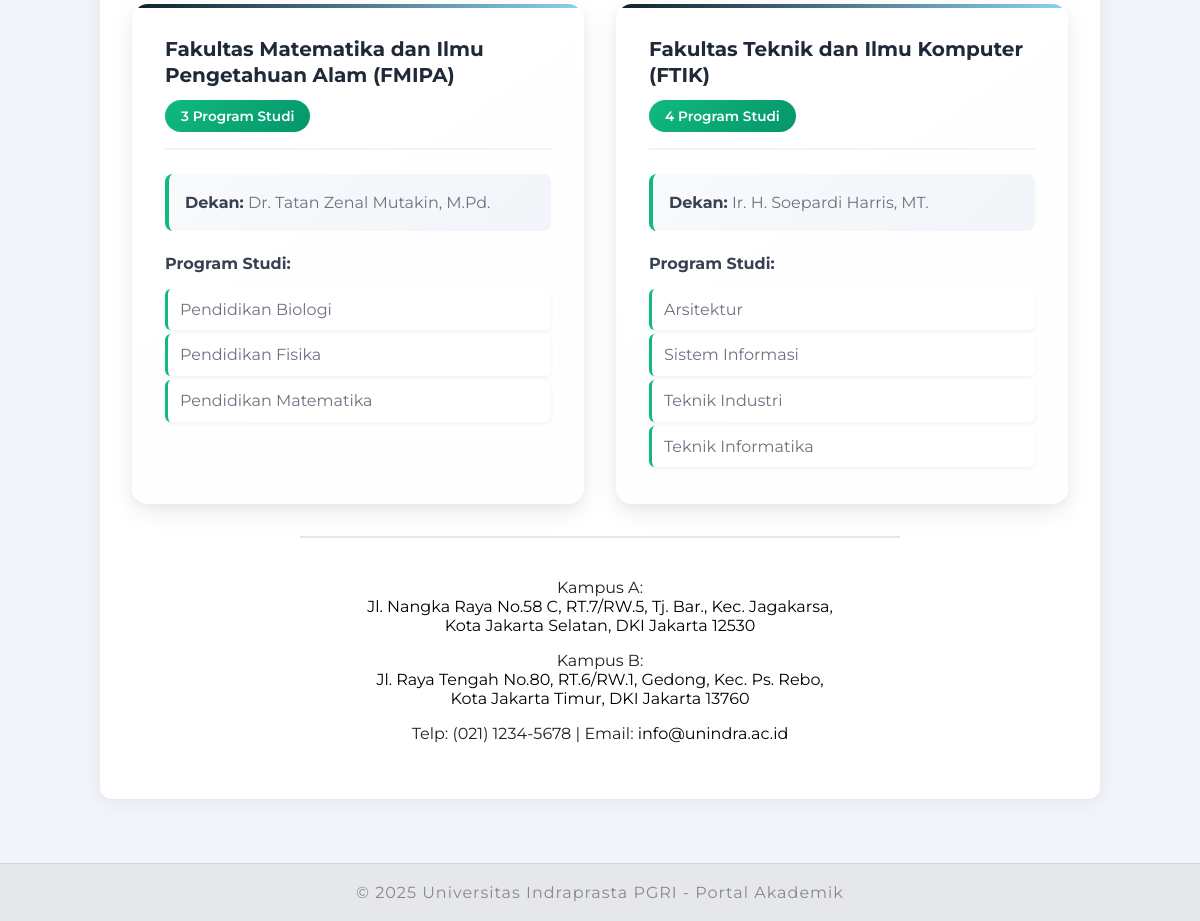
The page /profile.php (lower part) on the database as committed earlier.
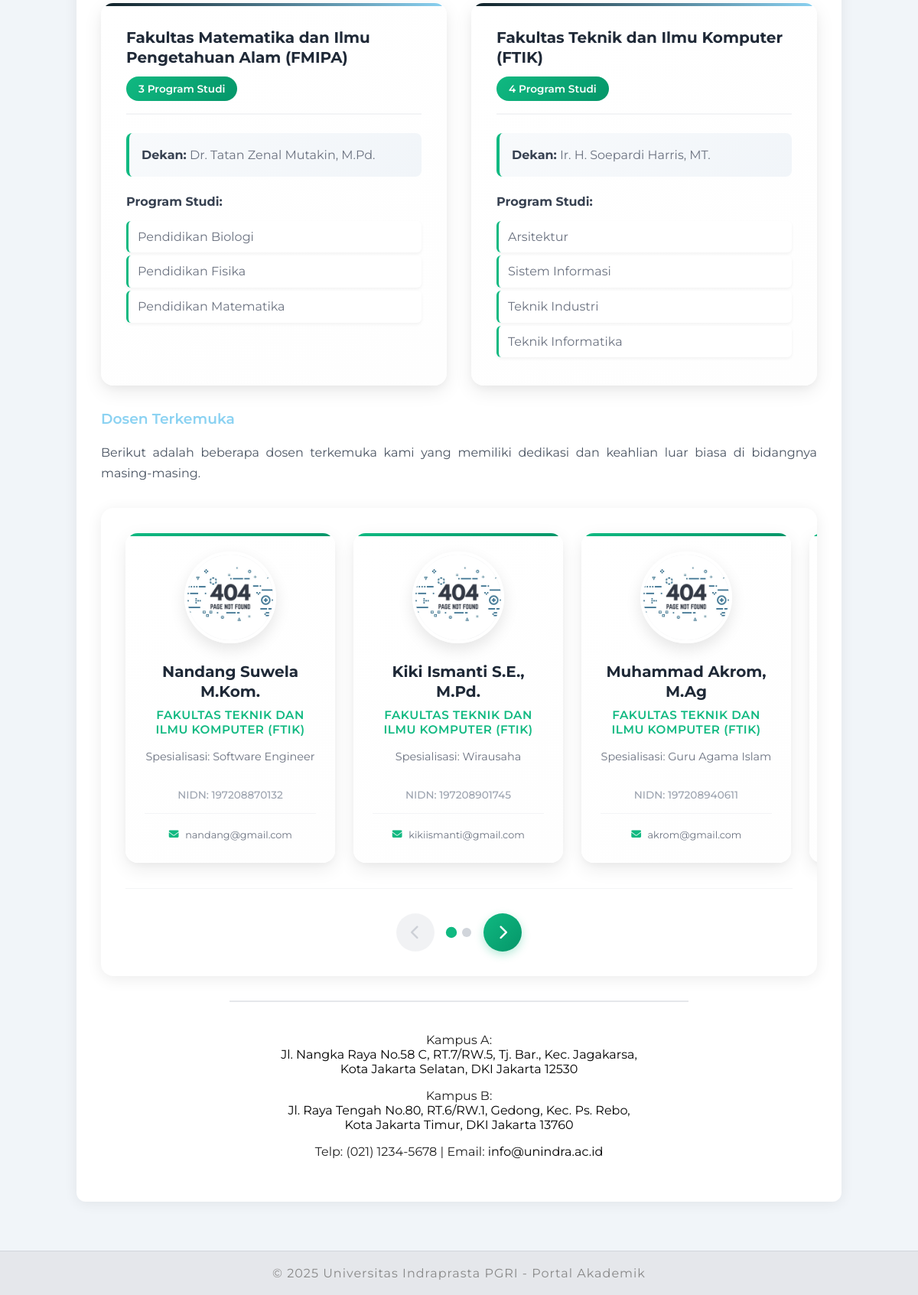
The same page on the database as committed later.
### tables this page shows
CREATE TABLE `fakultas` (
  `id` int(11) NOT NULL,
  `nama` varchar(100) NOT NULL,
  `dekan` varchar(100) DEFAULT NULL,
  `created_at` datetime DEFAULT current_timestamp()
);

CREATE TABLE `program_studi` (
  `id` int(11) NOT NULL,
  `nama` varchar(100) NOT NULL,
  `fakultas_id` int(11) DEFAULT NULL,
  `kaprodi` varchar(100) DEFAULT NULL,
  `created_at` datetime DEFAULT current_timestamp()
);

CREATE TABLE `dosen` (
  `id` int(11) NOT NULL,
  `user_id` int(11) DEFAULT NULL,
  `nidn` varchar(20) NOT NULL,
  `nama` varchar(100) NOT NULL,
  `bidang_keahlian` varchar(50) DEFAULT NULL,
  `fakultas_id` int(11) DEFAULT NULL,
  `email` varchar(100) DEFAULT NULL,
  `phone` varchar(20) DEFAULT NULL,
  `alamat` text DEFAULT NULL,
  `created_at` datetime DEFAULT current_timestamp()
);

### profile.php (the view, shortened to what this page needs)
<?php
require_once 'koneksi.php';
$fakultas_query = "SELECT f.*, COUNT(ps.id) as total_prodi
                   FROM fakultas f
                   LEFT JOIN program_studi ps ON f.id = ps.fakultas_id
                   GROUP BY f.id
                   ORDER BY f.nama";
$fakultas_result = mysqli_query($conn, $fakultas_query);
$fakultas_data = [];
while ($row = mysqli_fetch_assoc($fakultas_result)) {
    $fakultas_data[] = $row;
}
$prodi_query = "SELECT ps.*, f.nama as fakultas_nama
                FROM program_studi ps
                JOIN fakultas f ON ps.fakultas_id = f.id
                ORDER BY f.nama, ps.nama";
$prodi_result = mysqli_query($conn, $prodi_query);
$prodi_data = [];
while ($row = mysqli_fetch_assoc($prodi_result)) {
    $prodi_data[$row['fakultas_nama']][] = $row;
}
$dosen_query = "SELECT d.*, f.nama as fakultas_nama
                FROM dosen d
                JOIN fakultas f ON d.fakultas_id = f.id
                ORDER BY d.created_at ASC
                LIMIT 6";
$dosen_result = mysqli_query($conn, $dosen_query);
$dosen_data = [];
while ($row = mysqli_fetch_assoc($dosen_result)) {
    $dosen_data[] = $row;
}
?>
<!DOCTYPE html>
<html lang="id">
<head>
    <link rel="stylesheet" href="assets/css/style.css?v=<?php echo time(); ?>">
    <link rel="stylesheet" href="assets/css/profile.css?v=<?php echo time(); ?>">
    <link rel="stylesheet" href="https://cdnjs.cloudflare.com/ajax/libs/font-awesome/6.4.0/css/all.min.css">
    <link href="https://cdn.jsdelivr.net/npm/remixicon@2.5.0/fonts/remixicon.css" rel="stylesheet">
</head>
<body>
    <main>
        <div class="container">
            <div>
                <div class="fakultas-grid">
                    <?php foreach ($fakultas_data as $fakultas): ?>
                    <div class="fakultas-card">
                        <div class="fakultas-header">
                            <h5><?php echo htmlspecialchars($fakultas['nama']); ?></h5>
                            <span class="prodi-count"><?php echo $fakultas['total_prodi']; ?> Program Studi</span>
                        </div>
                        <div class="fakultas-content">
                            <p class="dekan-info">
                                <strong>Dekan:</strong> <?php echo htmlspecialchars($fakultas['dekan']); ?>
                            </p>
                            <?php if (isset($prodi_data[$fakultas['nama']])): ?>
                            <div class="prodi-list">
                                <strong>Program Studi:</strong>
                                <ul>
                                    <?php foreach ($prodi_data[$fakultas['nama']] as $prodi): ?>
                                    <li><?php echo htmlspecialchars($prodi['nama']); ?></li>
                                    <?php endforeach; ?>
                                </ul>
                            </div>
                            <?php endif; ?>
                        </div>
                    </div>
                    <?php endforeach; ?>
                </div>
            </div>
            <?php if (!empty($dosen_data)): ?>
            <div class="mt-5">
                <h3 class="text-primary">Dosen Terkemuka</h3>
                <p class="hero-description">Berikut adalah beberapa dosen terkemuka kami yang memiliki dedikasi dan keahlian luar biasa di bidangnya masing-masing.</p>
                <div class="faculty-slider-container">
                    <div class="faculty-slider-track" id="facultySliderTrack">
                        <?php foreach ($dosen_data as $dosen): ?>
                        <div class="faculty-card">
                            <div class="faculty-image">
                                <img src="assets/img/faculty/default-avatar.jpg" alt="<?php echo htmlspecialchars($dosen['nama']); ?>" onerror="this.src='assets/img/blank.jpg'">
                            </div>
                            <div class="faculty-info">
                                <h4><?php echo htmlspecialchars($dosen['nama']); ?></h4>
                                <p class="faculty-title"><?php echo htmlspecialchars($dosen['fakultas_nama']); ?></p>
                                <p class="faculty-specialty">Spesialisasi: <?php echo htmlspecialchars($dosen['bidang_keahlian']); ?></p>
                                <p class="faculty-nidn">NIDN: <?php echo htmlspecialchars($dosen['nidn']); ?></p>
                                <div class="faculty-contact">
                                    <?php if ($dosen['email']): ?>
                                    <p><i class="fas fa-envelope"></i> <?php echo htmlspecialchars($dosen['email']); ?></p>
                                    <?php endif; ?>
                                </div>
                            </div>
                        </div>
                        <?php endforeach; ?>
                    </div>
                    <div class="faculty-slider-navigation">
                        <button class="slider-button prev" id="prevBtn"><i class="fas fa-chevron-left"></i></button>
                        <div class="slider-dots" id="sliderDots"></div>
                        <button class="slider-button next" id="nextBtn"><i class="fas fa-chevron-right"></i></button>
                    </div>
                </div>
            </div>
            <?php endif; ?>
            <div class="text-center mt-5 pt-4 border-top" style="max-width: 600px; margin: 0 auto;">
              <p>
                Kampus A: <br>
                <a href="https://maps.app.goo.gl/NkFiUUYKo2X2scPFA" style="color: black; text-decoration: none;">
                  Jl. Nangka Raya No.58 C, RT.7/RW.5, Tj. Bar., Kec. Jagakarsa,<br>
                  Kota Jakarta Selatan, DKI Jakarta 12530
                </a>
              </p>
              <p>
                Kampus B: <br>
                <a href="https://maps.app.goo.gl/cYaw6LYwXB3fUxUY8" style="color: black; text-decoration: none;">
                  Jl. Raya Tengah No.80, RT.6/RW.1, Gedong, Kec. Ps. Rebo,<br>
                  Kota Jakarta Timur, DKI Jakarta 13760
                </a>
              </p>
              <p>Telp: (021) 1234-5678 | Email: <a href="mailto:info@unindra.ac.id" style="color: black; text-decoration: none;">info@unindra.ac.id</a></p>
            </div>
        </div>
    </main>
    <?php include 'includes/footer.php'; ?>
</body>
</html>

### includes/footer.php (shortened to what this page needs)
<footer>
    &copy; <?= date('Y') ?> Universitas Indraprasta PGRI - Portal Akademik </a>
</footer>

### assets/css/style.css (style rules this page uses)
:root { --primary: #8bd2f2; --secondary: #f1f5f9; --text: #222; --accent: #fbbf24; --nav-bg: #fff; --nav-shadow: 0 2px 12px rgba(0, 0, 0, 0.06); }
html, body { height: 100%; margin: 0; padding: 0; }
body { font-family: "Montserrat", Arial, sans-serif; margin: 0; padding: 0; background: var(--secondary); color: var(--text); min-height: 100vh; display: flex; flex-direction: column; }
.container { max-width: 1000px; margin: 0 auto 2rem auto; background: #fff; padding: 2.5rem 2rem; border-radius: 12px; box-shadow: 0 2px 18px rgba(0, 0, 0, 0.07); width: 100%; box-sizing: border-box; }
main { flex: 1; display: flex; flex-direction: column; margin: 2rem 0; }
h1, h2, h3 { color: var(--primary); }
footer { flex-shrink: 0; text-align: center; padding: 1.2rem 0; background: #e5e7eb; color: #888; margin-top: auto; font-size: 1rem; letter-spacing: 1px; border-top: 1px solid #d1d5db; width: 100%; position: relative; bottom: 0; }
.text-primary { color: var(--primary); }
.hero-description { color: var(--text); font-family: "Montserrat", sans-serif; margin-bottom: 1.25rem; font-size: 1.1rem; line-height: 1.5; }

Rows that differ between the two databases and show on the page:
now on this page (row edited): dosen: nama "Nandang Suwela M.Kom.", fakultas.nama "FAKULTAS TEKNIK DAN ILMU KOMPUTER (FTIK)", bidang_keahlian "Software Engineer", nidn "197208870132", email "nandang@gmail.com"
now on this page (row edited): dosen: nama "Kiki Ismanti S.E., M.Pd.", fakultas.nama "FAKULTAS TEKNIK DAN ILMU KOMPUTER (FTIK)", bidang_keahlian "Wirausaha", nidn "197208901745", email "kikiismanti@gmail.com"
now on this page (row edited): dosen: nama "Muhammad Akrom, M.Ag", fakultas.nama "FAKULTAS TEKNIK DAN ILMU KOMPUTER (FTIK)", bidang_keahlian "Guru Agama Islam", nidn "197208940611", email "akrom@gmail.com"
Other text that changed with them:
text now shown: "Dosen Terkemuka Berikut adalah beberapa dosen terkemuka kami yang memiliki dedikasi dan keahlian luar biasa di bidangnya masing-masing."
